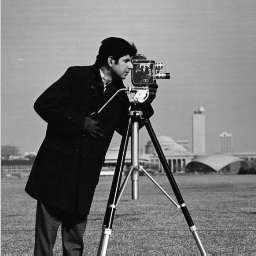
#> input picture data/image.jpg, 256 x 256 px
$ jupyter execute --allow-errors 'Convolutional Deep Belief Networks on CIFAR-10.ipynb'
#> lines starting #> are read from the running program, lines starting #| are printed output that depends on the picture; long printed decimals are rounded
### my_cnn/layers.py
import numpy as np

from .functional import ReLU, ReLU_grad, conv_slices, pooling_slices


class Convolutional:
    '''
    Convolutional layer with an arbitraty number of square kernels,
    no padding and stride 1
    '''
    def __init__(self, n_kernels: int, kernel_size: int) -> None:
        '''
        Arguments:
            n_kernels (int): number of kernels
            kernel_size (int): kernel side length
        '''
        self.params = {
            'n kernels': n_kernels,
            'kernel size': kernel_size
        }
        self.n_kernels = n_kernels
        self.kernel_size = kernel_size
        self.kernel = np.random.randn(
            n_kernels,
            kernel_size,
            kernel_size).astype(np.float32) / kernel_size ** 2

    def __call__(self, *args, **kwargs):
        return self.forward(*args, **kwargs)

    def forward(self, image: np.ndarray) -> np.ndarray:
        '''Forward pass'''
        self.image = image
        h, w = image.shape[:2]
        out = np.zeros((
            h - self.kernel_size + 1,
            w - self.kernel_size + 1,
            self.n_kernels
        ), dtype=np.float32)
        for slice, i, j in conv_slices(image, self.kernel_size):
            out[i, j] = np.sum(slice * self.kernel, axis=(1, 2))
        self.activation_value = ReLU(out)
        return self.activation_value

    # [8 lines left out: function backward, not called in this run]

    def step(self, learning_rate: float=1e-3) -> None:
        '''Learning rate application'''
        self.kernel -= learning_rate * self.grad


class MaxPooling:
    '''Max pooling layer with a square kernel, no padding and stride 1'''
    def __init__(self, kernel_size: int) -> None:
        '''
        Arguments:
            kernel_size (int): kernel side length
        '''
        self.kernel_size = kernel_size
        self.params = {
            'kernel size': kernel_size,
        }

    def __call__(self, *args, **kwargs):
        return self.forward(*args, **kwargs)

    def forward(self, image: np.ndarray) -> np.ndarray:
        '''Forward pass'''
        self.image = image
        h, w, n_kernels = image.shape
        out = np.zeros((
            h // self.kernel_size,
            w // self.kernel_size,
            n_kernels
        ), dtype=np.float32)
        for slice, i, j in pooling_slices(image, self.kernel_size):
            out[i, j] = np.amax(slice, axis=(0, 1))
        return out

    # [18 lines left out: function backward, not called in this run]

    def step(self, learning_rate: any) -> None:
        '''Null statement to preserve generality in network architecture'''
        pass


class Linear:
    '''Linear layer with softmax activation'''
    def __init__(self, input_size: int, output_size: int) -> None:
        '''
        Arguments:
            input_size (int): size of input
            output_size (int): size of output
        '''
        self.params = {
            'input size': input_size,
            'output size': output_size,
        }
        self.weights = np.random.randn(
            input_size, output_size
        ).astype(np.float32) / input_size
        self.biases = np.zeros(output_size, dtype=np.float32) / input_size

    def __call__(self, *args, **kwargs):
        return self.forward(*args, **kwargs)

    def forward(self, image: np.ndarray) -> np.ndarray:
        '''Forward pass'''
        self.original_shape = image.shape
        self.image = image.flatten()
        self.out = self.image.dot(self.weights) + self.biases
        return np.exp(self.out) / np.sum(np.exp(self.out), axis=0)

    # [26 lines left out: functions backward, step, not called in this run]

### my_cnn/functional.py
import numpy as np


def ReLU(x: np.ndarray) -> np.ndarray:
    '''Relu activation function'''
    return np.maximum(0, x).astype(np.float32)

def ReLU_grad(output_grad: np.ndarray, output: np.ndarray) -> np.ndarray:
    '''Relu activation function gradient'''
    return output_grad * (output > 0).astype(np.float32)

def conv_slices(image: np.ndarray,
                kernel_size: int) -> tuple[np.ndarray, int, int]:
    '''A generator that yields image slices for convolution'''
    height, width = image.shape[:2]
    for i in range(height - kernel_size + 1):
        for j in range(width - kernel_size + 1):
            slice = image[
                i:(i + kernel_size),
                j:(j + kernel_size)]
            yield slice, i, j

def pooling_slices(image: np.ndarray,
                   kernel_size: int) -> tuple[np.ndarray, int, int]:
    '''A generator that yields image slices for pooling'''
    h = image.shape[0] // kernel_size
    w = image.shape[1] // kernel_size
    for i in range(h):
        for j in range(w):
            slice = image[
                i * kernel_size : (i + 1) * kernel_size,
                j * kernel_size : (j + 1) * kernel_size
            ]
            yield slice, i, j


### Convolutional Deep Belief Networks on CIFAR-10.ipynb
[cell 1]
from datasets import load_dataset
import numpy as np

#> (a cell that did not finish here is left out)

#> (a cell that did not finish here is left out)

#> (a cell that did not finish here is left out)

#> (a cell that did not finish here is left out)

#> (a cell that did not finish here is left out)

#> (a cell that did not finish here is left out)

[cell 8]
kernel = np.random.rand(3,3)

[cell 9]
kernel

#> (a cell that did not finish here is left out)

[cell 11]
from my_cnn import layers
from PIL import Image
import numpy as np
import matplotlib.pyplot as plt

[cell 12]
image = Image.open('data/image.jpg')
#> image is the input picture: PIL image 256x256 L; min 0, max 255, mean 119

[cell 13]
image.show()

[cell 14]
convlayer = layers.Convolutional(18, 7)

[cell 15]
np.asarray(image).shape[:2]
#> Out = (256, 256)

[cell 16]
out = convlayer.forward(np.asarray(image))

[cell 17]
plt.imshow(out[:,:,3], cmap='gray')
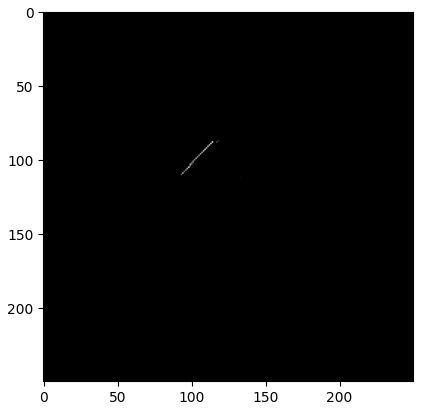
#> figure drawn by matplotlib, 1 panel

[cell 18]
pool = layers.MaxPooling(4)
out2 = pool.forward(out)

[cell 19]
plt.imshow(out2[:,:,3], cmap='gray')
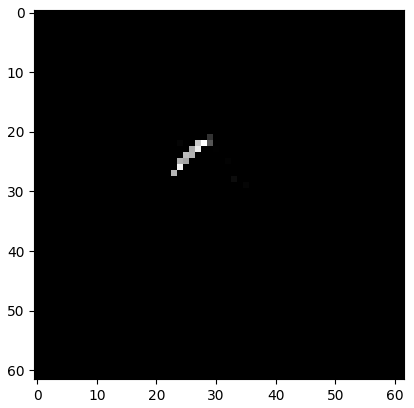
#> figure drawn by matplotlib, 1 panel

[cell 20]
out2.shape
#> Out = (62, 62, 18)

[cell 21]
linear = layers.Linear(62 * 62 * 18, 10)
out3 = linear.forward(out2)
#> in forward, `self.out = self.image.dot(self.weights) + self.biases`: self.out = [-0.00564, -0.0466, 0.0275, -0.00831, -0.0204, 0.0534, 0.0323, -0.071, 0.0409, 0.026]
#> out3 = [0.0991, 0.0951, 0.102, 0.0988, 0.0976, 0.105, 0.103, 0.0928, 0.104, 0.102]
print(out3)
#| [0.09909  0.09511 0.1024 0.09882 0.09763 0.1051
#|  0.1029 0.09282 0.1038 0.1023]
